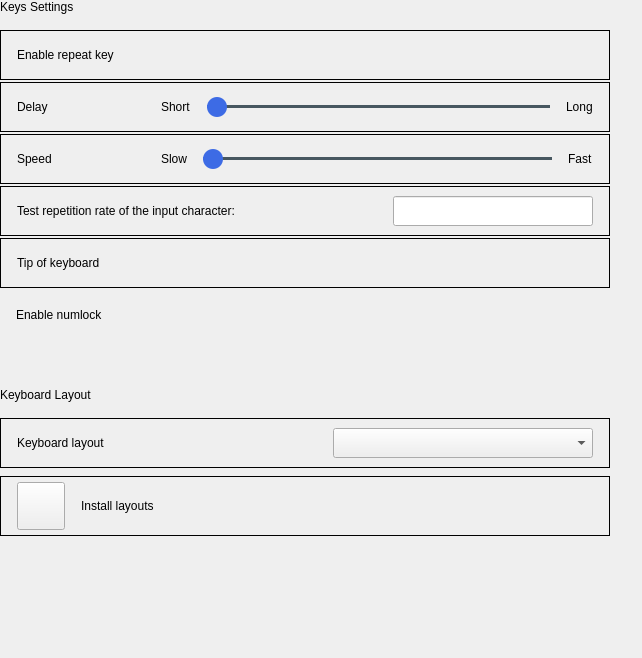
<?xml version="1.0" encoding="UTF-8"?>
<ui version="4.0">
 <class>KeyboardControl</class>
 <widget class="QWidget" name="KeyboardControl">
  <property name="geometry">
   <rect>
    <x>0</x>
    <y>0</y>
    <width>642</width>
    <height>658</height>
   </rect>
  </property>
  <property name="minimumSize">
   <size>
    <width>0</width>
    <height>0</height>
   </size>
  </property>
  <property name="maximumSize">
   <size>
    <width>16777215</width>
    <height>16777215</height>
   </size>
  </property>
  <property name="windowTitle">
   <string notr="true"/>
  </property>
  <layout class="QVBoxLayout" name="verticalLayout_2">
   <property name="spacing">
    <number>0</number>
   </property>
   <property name="leftMargin">
    <number>0</number>
   </property>
   <property name="topMargin">
    <number>0</number>
   </property>
   <property name="rightMargin">
    <number>32</number>
   </property>
   <property name="bottomMargin">
    <number>48</number>
   </property>
   <item>
    <widget class="QWidget" name="widget" native="true">
     <property name="minimumSize">
      <size>
       <width>550</width>
       <height>0</height>
      </size>
     </property>
     <property name="maximumSize">
      <size>
       <width>960</width>
       <height>16777215</height>
      </size>
     </property>
     <layout class="QVBoxLayout" name="verticalLayout_3">
      <property name="spacing">
       <number>0</number>
      </property>
      <property name="leftMargin">
       <number>0</number>
      </property>
      <property name="topMargin">
       <number>0</number>
      </property>
      <property name="rightMargin">
       <number>0</number>
      </property>
      <property name="bottomMargin">
       <number>0</number>
      </property>
      <item>
       <layout class="QVBoxLayout" name="verticalLayout">
        <property name="spacing">
         <number>16</number>
        </property>
        <property name="bottomMargin">
         <number>0</number>
        </property>
        <item>
         <widget class="QLabel" name="titleLabel">
          <property name="sizePolicy">
           <sizepolicy hsizetype="Fixed" vsizetype="Fixed">
            <horstretch>0</horstretch>
            <verstretch>0</verstretch>
           </sizepolicy>
          </property>
          <property name="text">
           <string>Keys Settings</string>
          </property>
          <property name="scaledContents">
           <bool>true</bool>
          </property>
         </widget>
        </item>
        <item>
         <layout class="QVBoxLayout" name="verticalLayout_4">
          <property name="spacing">
           <number>2</number>
          </property>
          <property name="bottomMargin">
           <number>0</number>
          </property>
          <item>
           <widget class="QFrame" name="repeatFrame_0">
            <property name="minimumSize">
             <size>
              <width>0</width>
              <height>50</height>
             </size>
            </property>
            <property name="maximumSize">
             <size>
              <width>16777215</width>
              <height>50</height>
             </size>
            </property>
            <property name="frameShape">
             <enum>QFrame::Box</enum>
            </property>
            <layout class="QHBoxLayout" name="horizontalLayout_2">
             <property name="spacing">
              <number>0</number>
             </property>
             <property name="leftMargin">
              <number>0</number>
             </property>
             <property name="topMargin">
              <number>0</number>
             </property>
             <property name="rightMargin">
              <number>0</number>
             </property>
             <property name="bottomMargin">
              <number>0</number>
             </property>
             <item>
              <layout class="QHBoxLayout" name="enableHorLayout">
               <property name="spacing">
                <number>0</number>
               </property>
               <property name="leftMargin">
                <number>16</number>
               </property>
               <property name="rightMargin">
                <number>16</number>
               </property>
               <item>
                <widget class="QLabel" name="label_3">
                 <property name="sizePolicy">
                  <sizepolicy hsizetype="Fixed" vsizetype="Fixed">
                   <horstretch>0</horstretch>
                   <verstretch>0</verstretch>
                  </sizepolicy>
                 </property>
                 <property name="text">
                  <string>Enable repeat key</string>
                 </property>
                 <property name="scaledContents">
                  <bool>true</bool>
                 </property>
                </widget>
               </item>
               <item>
                <spacer name="horizontalSpacer">
                 <property name="orientation">
                  <enum>Qt::Horizontal</enum>
                 </property>
                 <property name="sizeHint" stdset="0">
                  <size>
                   <width>40</width>
                   <height>20</height>
                  </size>
                 </property>
                </spacer>
               </item>
              </layout>
             </item>
            </layout>
           </widget>
          </item>
          <item>
           <widget class="QFrame" name="repeatFrame_1">
            <property name="minimumSize">
             <size>
              <width>0</width>
              <height>50</height>
             </size>
            </property>
            <property name="maximumSize">
             <size>
              <width>16777215</width>
              <height>50</height>
             </size>
            </property>
            <property name="frameShape">
             <enum>QFrame::Box</enum>
            </property>
            <layout class="QHBoxLayout" name="horizontalLayout_4">
             <property name="spacing">
              <number>0</number>
             </property>
             <property name="leftMargin">
              <number>0</number>
             </property>
             <property name="topMargin">
              <number>0</number>
             </property>
             <property name="rightMargin">
              <number>0</number>
             </property>
             <property name="bottomMargin">
              <number>0</number>
             </property>
             <item>
              <layout class="QHBoxLayout" name="horizontalLayout_3">
               <property name="spacing">
                <number>16</number>
               </property>
               <property name="leftMargin">
                <number>16</number>
               </property>
               <property name="rightMargin">
                <number>16</number>
               </property>
               <item>
                <widget class="QLabel" name="label_4">
                 <property name="sizePolicy">
                  <sizepolicy hsizetype="Fixed" vsizetype="Fixed">
                   <horstretch>0</horstretch>
                   <verstretch>0</verstretch>
                  </sizepolicy>
                 </property>
                 <property name="minimumSize">
                  <size>
                   <width>128</width>
                   <height>0</height>
                  </size>
                 </property>
                 <property name="maximumSize">
                  <size>
                   <width>128</width>
                   <height>16777215</height>
                  </size>
                 </property>
                 <property name="text">
                  <string>Delay</string>
                 </property>
                </widget>
               </item>
               <item>
                <widget class="QLabel" name="label_5">
                 <property name="sizePolicy">
                  <sizepolicy hsizetype="Fixed" vsizetype="Fixed">
                   <horstretch>0</horstretch>
                   <verstretch>0</verstretch>
                  </sizepolicy>
                 </property>
                 <property name="text">
                  <string>Short</string>
                 </property>
                </widget>
               </item>
               <item>
                <widget class="QSlider" name="delayHorSlider">
                 <property name="styleSheet">
                  <string notr="true">QSlider{
    width: 178px;
    height: 20px;
}
QSlider::groove:horizontal {
    border: 0px solid #bbb;

}
QSlider::sub-page:horizontal {
    background: #3D6BE5;
    border-radius: 2px;
    margin-top:8px;
    margin-bottom:9px;
}
QSlider::add-page:horizontal {
    background:  rgba(52,70,80,90%);
    border: 0px solid #777;
    border-radius: 2px;
    margin-top:8px;
    margin-bottom:9px;
}
QSlider::handle:horizontal {
    width: 20px;
    height: 20px;
    background: #3D6BE5;
    border-radius:10px;
}</string>
                 </property>
                 <property name="minimum">
                  <number>100</number>
                 </property>
                 <property name="maximum">
                  <number>2100</number>
                 </property>
                 <property name="pageStep">
                  <number>1</number>
                 </property>
                 <property name="orientation">
                  <enum>Qt::Horizontal</enum>
                 </property>
                </widget>
               </item>
               <item>
                <widget class="QLabel" name="label_6">
                 <property name="sizePolicy">
                  <sizepolicy hsizetype="Fixed" vsizetype="Fixed">
                   <horstretch>0</horstretch>
                   <verstretch>0</verstretch>
                  </sizepolicy>
                 </property>
                 <property name="text">
                  <string>Long</string>
                 </property>
                </widget>
               </item>
              </layout>
             </item>
            </layout>
           </widget>
          </item>
          <item>
           <widget class="QFrame" name="repeatFrame_2">
            <property name="minimumSize">
             <size>
              <width>0</width>
              <height>50</height>
             </size>
            </property>
            <property name="maximumSize">
             <size>
              <width>16777215</width>
              <height>50</height>
             </size>
            </property>
            <property name="frameShape">
             <enum>QFrame::Box</enum>
            </property>
            <layout class="QHBoxLayout" name="horizontalLayout_6">
             <property name="spacing">
              <number>0</number>
             </property>
             <property name="leftMargin">
              <number>0</number>
             </property>
             <property name="topMargin">
              <number>0</number>
             </property>
             <property name="rightMargin">
              <number>0</number>
             </property>
             <property name="bottomMargin">
              <number>0</number>
             </property>
             <item>
              <layout class="QHBoxLayout" name="horizontalLayout_5">
               <property name="spacing">
                <number>16</number>
               </property>
               <property name="leftMargin">
                <number>16</number>
               </property>
               <property name="rightMargin">
                <number>16</number>
               </property>
               <item>
                <widget class="QLabel" name="label_7">
                 <property name="sizePolicy">
                  <sizepolicy hsizetype="Fixed" vsizetype="Fixed">
                   <horstretch>0</horstretch>
                   <verstretch>0</verstretch>
                  </sizepolicy>
                 </property>
                 <property name="minimumSize">
                  <size>
                   <width>128</width>
                   <height>0</height>
                  </size>
                 </property>
                 <property name="maximumSize">
                  <size>
                   <width>128</width>
                   <height>16777215</height>
                  </size>
                 </property>
                 <property name="text">
                  <string>Speed</string>
                 </property>
                </widget>
               </item>
               <item>
                <widget class="QLabel" name="label_8">
                 <property name="sizePolicy">
                  <sizepolicy hsizetype="Fixed" vsizetype="Fixed">
                   <horstretch>0</horstretch>
                   <verstretch>0</verstretch>
                  </sizepolicy>
                 </property>
                 <property name="text">
                  <string>Slow</string>
                 </property>
                </widget>
               </item>
               <item>
                <widget class="QSlider" name="speedHorSlider">
                 <property name="styleSheet">
                  <string notr="true">QSlider{
    width: 178px;
    height: 20px;
}
QSlider::groove:horizontal {
    border: 0px solid #bbb;

}
QSlider::sub-page:horizontal {
    background: #3D6BE5;
    border-radius: 2px;
    margin-top:8px;
    margin-bottom:9px;
}
QSlider::add-page:horizontal {
    background:  rgba(52,70,80,90%);
    border: 0px solid #777;
    border-radius: 2px;
    margin-top:8px;
    margin-bottom:9px;
}
QSlider::handle:horizontal {
    width: 20px;
    height: 20px;
    background: #3D6BE5;
    border-radius:10px;
}</string>
                 </property>
                 <property name="minimum">
                  <number>10</number>
                 </property>
                 <property name="maximum">
                  <number>110</number>
                 </property>
                 <property name="pageStep">
                  <number>1</number>
                 </property>
                 <property name="orientation">
                  <enum>Qt::Horizontal</enum>
                 </property>
                </widget>
               </item>
               <item>
                <widget class="QLabel" name="label_9">
                 <property name="sizePolicy">
                  <sizepolicy hsizetype="Fixed" vsizetype="Fixed">
                   <horstretch>0</horstretch>
                   <verstretch>0</verstretch>
                  </sizepolicy>
                 </property>
                 <property name="text">
                  <string>Fast</string>
                 </property>
                </widget>
               </item>
              </layout>
             </item>
            </layout>
           </widget>
          </item>
          <item>
           <widget class="QFrame" name="repeatFrame_3">
            <property name="minimumSize">
             <size>
              <width>0</width>
              <height>50</height>
             </size>
            </property>
            <property name="maximumSize">
             <size>
              <width>16777215</width>
              <height>50</height>
             </size>
            </property>
            <property name="frameShape">
             <enum>QFrame::Box</enum>
            </property>
            <layout class="QHBoxLayout" name="horizontalLayout_8">
             <property name="spacing">
              <number>0</number>
             </property>
             <property name="leftMargin">
              <number>0</number>
             </property>
             <property name="topMargin">
              <number>0</number>
             </property>
             <property name="rightMargin">
              <number>0</number>
             </property>
             <property name="bottomMargin">
              <number>0</number>
             </property>
             <item>
              <layout class="QHBoxLayout" name="horizontalLayout_7">
               <property name="spacing">
                <number>48</number>
               </property>
               <property name="leftMargin">
                <number>16</number>
               </property>
               <property name="rightMargin">
                <number>16</number>
               </property>
               <item>
                <widget class="QLabel" name="repeatLabel_3">
                 <property name="sizePolicy">
                  <sizepolicy hsizetype="Fixed" vsizetype="Fixed">
                   <horstretch>0</horstretch>
                   <verstretch>0</verstretch>
                  </sizepolicy>
                 </property>
                 <property name="text">
                  <string>Test repetition rate of the input character:</string>
                 </property>
                 <property name="scaledContents">
                  <bool>true</bool>
                 </property>
                </widget>
               </item>
               <item>
                <spacer name="horizontalSpacer_2">
                 <property name="orientation">
                  <enum>Qt::Horizontal</enum>
                 </property>
                 <property name="sizeHint" stdset="0">
                  <size>
                   <width>40</width>
                   <height>20</height>
                  </size>
                 </property>
                </spacer>
               </item>
               <item>
                <widget class="QLineEdit" name="lineEdit">
                 <property name="minimumSize">
                  <size>
                   <width>200</width>
                   <height>30</height>
                  </size>
                 </property>
                 <property name="maximumSize">
                  <size>
                   <width>200</width>
                   <height>30</height>
                  </size>
                 </property>
                </widget>
               </item>
              </layout>
             </item>
            </layout>
           </widget>
          </item>
          <item>
           <widget class="QFrame" name="repeatFrame_4">
            <property name="minimumSize">
             <size>
              <width>0</width>
              <height>50</height>
             </size>
            </property>
            <property name="maximumSize">
             <size>
              <width>16777215</width>
              <height>50</height>
             </size>
            </property>
            <property name="frameShape">
             <enum>QFrame::Box</enum>
            </property>
            <property name="frameShadow">
             <enum>QFrame::Plain</enum>
            </property>
            <layout class="QHBoxLayout" name="horizontalLayout_10">
             <property name="spacing">
              <number>0</number>
             </property>
             <property name="leftMargin">
              <number>0</number>
             </property>
             <property name="topMargin">
              <number>0</number>
             </property>
             <property name="rightMargin">
              <number>0</number>
             </property>
             <property name="bottomMargin">
              <number>0</number>
             </property>
             <item>
              <layout class="QHBoxLayout" name="tipKeyboardHorLayout">
               <property name="spacing">
                <number>0</number>
               </property>
               <property name="leftMargin">
                <number>16</number>
               </property>
               <property name="rightMargin">
                <number>16</number>
               </property>
               <item>
                <widget class="QLabel" name="label_11">
                 <property name="sizePolicy">
                  <sizepolicy hsizetype="Fixed" vsizetype="Fixed">
                   <horstretch>0</horstretch>
                   <verstretch>0</verstretch>
                  </sizepolicy>
                 </property>
                 <property name="text">
                  <string>Tip of keyboard</string>
                 </property>
                 <property name="scaledContents">
                  <bool>true</bool>
                 </property>
                </widget>
               </item>
               <item>
                <spacer name="horizontalSpacer_3">
                 <property name="orientation">
                  <enum>Qt::Horizontal</enum>
                 </property>
                 <property name="sizeHint" stdset="0">
                  <size>
                   <width>40</width>
                   <height>20</height>
                  </size>
                 </property>
                </spacer>
               </item>
              </layout>
             </item>
            </layout>
           </widget>
          </item>
          <item>
           <widget class="QFrame" name="repeatFrame_5">
            <property name="minimumSize">
             <size>
              <width>0</width>
              <height>50</height>
             </size>
            </property>
            <property name="maximumSize">
             <size>
              <width>16777215</width>
              <height>50</height>
             </size>
            </property>
            <layout class="QHBoxLayout" name="horizontalLayout_12">
             <property name="spacing">
              <number>0</number>
             </property>
             <property name="leftMargin">
              <number>0</number>
             </property>
             <property name="topMargin">
              <number>0</number>
             </property>
             <property name="rightMargin">
              <number>0</number>
             </property>
             <property name="bottomMargin">
              <number>0</number>
             </property>
             <item>
              <layout class="QHBoxLayout" name="numLockHorLayout">
               <property name="spacing">
                <number>0</number>
               </property>
               <property name="leftMargin">
                <number>16</number>
               </property>
               <property name="rightMargin">
                <number>16</number>
               </property>
               <item>
                <widget class="QLabel" name="label_12">
                 <property name="sizePolicy">
                  <sizepolicy hsizetype="Fixed" vsizetype="Fixed">
                   <horstretch>0</horstretch>
                   <verstretch>0</verstretch>
                  </sizepolicy>
                 </property>
                 <property name="text">
                  <string>Enable numlock</string>
                 </property>
                 <property name="scaledContents">
                  <bool>true</bool>
                 </property>
                </widget>
               </item>
               <item>
                <spacer name="horizontalSpacer_4">
                 <property name="orientation">
                  <enum>Qt::Horizontal</enum>
                 </property>
                 <property name="sizeHint" stdset="0">
                  <size>
                   <width>40</width>
                   <height>20</height>
                  </size>
                 </property>
                </spacer>
               </item>
              </layout>
             </item>
            </layout>
           </widget>
          </item>
         </layout>
        </item>
        <item>
         <spacer name="verticalSpacer">
          <property name="orientation">
           <enum>Qt::Vertical</enum>
          </property>
          <property name="sizeType">
           <enum>QSizePolicy::Fixed</enum>
          </property>
          <property name="sizeHint" stdset="0">
           <size>
            <width>20</width>
            <height>32</height>
           </size>
          </property>
         </spacer>
        </item>
        <item>
         <widget class="QLabel" name="title2Label">
          <property name="sizePolicy">
           <sizepolicy hsizetype="Fixed" vsizetype="Fixed">
            <horstretch>0</horstretch>
            <verstretch>0</verstretch>
           </sizepolicy>
          </property>
          <property name="text">
           <string>Keyboard Layout</string>
          </property>
          <property name="scaledContents">
           <bool>true</bool>
          </property>
         </widget>
        </item>
        <item>
         <layout class="QVBoxLayout" name="verticalLayout_5">
          <property name="spacing">
           <number>8</number>
          </property>
          <item>
           <widget class="QFrame" name="layoutFrame_0">
            <property name="minimumSize">
             <size>
              <width>0</width>
              <height>50</height>
             </size>
            </property>
            <property name="maximumSize">
             <size>
              <width>16777215</width>
              <height>50</height>
             </size>
            </property>
            <property name="frameShape">
             <enum>QFrame::Box</enum>
            </property>
            <layout class="QHBoxLayout" name="horizontalLayout_14">
             <property name="spacing">
              <number>0</number>
             </property>
             <property name="leftMargin">
              <number>0</number>
             </property>
             <property name="topMargin">
              <number>0</number>
             </property>
             <property name="rightMargin">
              <number>0</number>
             </property>
             <property name="bottomMargin">
              <number>0</number>
             </property>
             <item>
              <layout class="QHBoxLayout" name="horizontalLayout_13">
               <property name="spacing">
                <number>48</number>
               </property>
               <property name="leftMargin">
                <number>16</number>
               </property>
               <property name="rightMargin">
                <number>16</number>
               </property>
               <item>
                <widget class="QLabel" name="layoutLabel_0">
                 <property name="sizePolicy">
                  <sizepolicy hsizetype="Fixed" vsizetype="Fixed">
                   <horstretch>0</horstretch>
                   <verstretch>0</verstretch>
                  </sizepolicy>
                 </property>
                 <property name="text">
                  <string>Keyboard layout</string>
                 </property>
                 <property name="scaledContents">
                  <bool>true</bool>
                 </property>
                </widget>
               </item>
               <item>
                <spacer name="horizontalSpacer_5">
                 <property name="orientation">
                  <enum>Qt::Horizontal</enum>
                 </property>
                 <property name="sizeHint" stdset="0">
                  <size>
                   <width>40</width>
                   <height>20</height>
                  </size>
                 </property>
                </spacer>
               </item>
               <item>
                <widget class="QComboBox" name="layoutsComBox">
                 <property name="minimumSize">
                  <size>
                   <width>260</width>
                   <height>30</height>
                  </size>
                 </property>
                 <property name="maximumSize">
                  <size>
                   <width>260</width>
                   <height>30</height>
                  </size>
                 </property>
                 <property name="styleSheet">
                  <string notr="true"/>
                 </property>
                </widget>
               </item>
              </layout>
             </item>
            </layout>
           </widget>
          </item>
          <item>
           <widget class="QFrame" name="addFrame">
            <property name="minimumSize">
             <size>
              <width>0</width>
              <height>60</height>
             </size>
            </property>
            <property name="maximumSize">
             <size>
              <width>16777215</width>
              <height>60</height>
             </size>
            </property>
            <property name="frameShape">
             <enum>QFrame::Box</enum>
            </property>
            <layout class="QHBoxLayout" name="horizontalLayout_16">
             <property name="spacing">
              <number>0</number>
             </property>
             <property name="leftMargin">
              <number>0</number>
             </property>
             <property name="topMargin">
              <number>0</number>
             </property>
             <property name="rightMargin">
              <number>0</number>
             </property>
             <property name="bottomMargin">
              <number>0</number>
             </property>
             <item>
              <layout class="QHBoxLayout" name="horizontalLayout_15">
               <property name="spacing">
                <number>16</number>
               </property>
               <property name="leftMargin">
                <number>16</number>
               </property>
               <property name="rightMargin">
                <number>16</number>
               </property>
               <item>
                <widget class="QPushButton" name="addBtn">
                 <property name="minimumSize">
                  <size>
                   <width>48</width>
                   <height>48</height>
                  </size>
                 </property>
                 <property name="maximumSize">
                  <size>
                   <width>48</width>
                   <height>48</height>
                  </size>
                 </property>
                 <property name="text">
                  <string/>
                 </property>
                </widget>
               </item>
               <item>
                <widget class="QLabel" name="label_14">
                 <property name="sizePolicy">
                  <sizepolicy hsizetype="Fixed" vsizetype="Fixed">
                   <horstretch>0</horstretch>
                   <verstretch>0</verstretch>
                  </sizepolicy>
                 </property>
                 <property name="text">
                  <string>Install layouts</string>
                 </property>
                 <property name="scaledContents">
                  <bool>true</bool>
                 </property>
                </widget>
               </item>
               <item>
                <spacer name="horizontalSpacer_6">
                 <property name="orientation">
                  <enum>Qt::Horizontal</enum>
                 </property>
                 <property name="sizeHint" stdset="0">
                  <size>
                   <width>40</width>
                   <height>20</height>
                  </size>
                 </property>
                </spacer>
               </item>
              </layout>
             </item>
            </layout>
           </widget>
          </item>
         </layout>
        </item>
       </layout>
      </item>
     </layout>
    </widget>
   </item>
   <item>
    <spacer name="verticalSpacer_2">
     <property name="orientation">
      <enum>Qt::Vertical</enum>
     </property>
     <property name="sizeHint" stdset="0">
      <size>
       <width>20</width>
       <height>40</height>
      </size>
     </property>
    </spacer>
   </item>
  </layout>
 </widget>
 <layoutdefault spacing="6" margin="11"/>
 <resources/>
 <connections/>
</ui>
